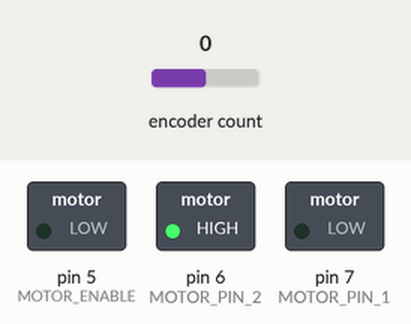
A sketch run on a simulated Arduino Uno, built with avr-gcc and run on an emulated ATmega328P. Parts: switched loads named in the sketch (green lamp = pin HIGH). Inputs (shaded band) come from the test bench; at power-on: encoder count 0. What the sketch prints to the serial monitor is not drawn.

Above: at 1.2 s.
1.3 s: encoder count set to -1
At 1.71 s:
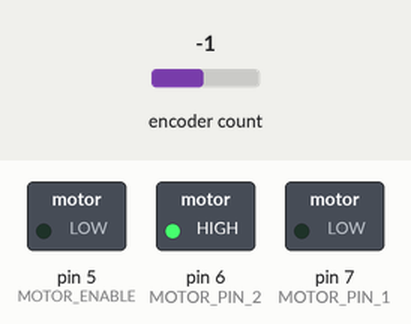
4.3 s: encoder count set to -2
At 12.27 s:
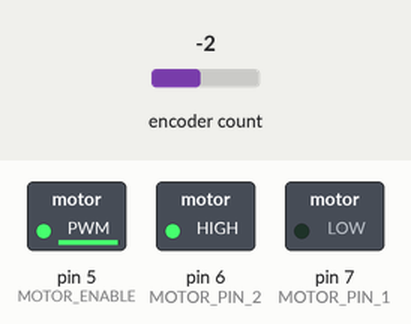
Timing chart, 0 to 12.2 s (numbered marks = the images above; inputs shaded):
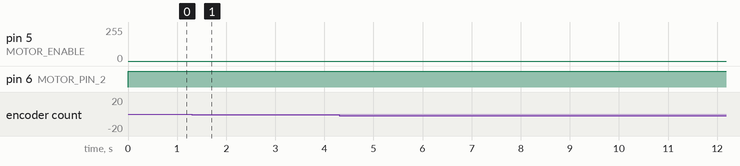

Measured:
- after the input at 1.3 s, pin 5 (MOTOR_ENABLE): stays 0/255 (without the input it goes to 244/255 after 1.8 s)

The sketch:

SenoOtimizado2ComBIB.ino
```cpp
#include <Encoder.h>

// Define os pinos do motor e do encoder
#define PWM_FREQ 10// Frequência em Hertz
#define AMPLITUDE 127  // Amplitude máxima do sinal PWM (0 a 255)
#define MOTOR_PIN_1 7 // Pino do motor (IN1)
#define MOTOR_PIN_2 6 // Pino do motor (IN2)
#define MOTOR_ENABLE 5 // Pino do enable da ponte H
#define chA 3 // Pino canal A do encoder
#define chB 2 // Pino canal B do encoder

Encoder myEncoder(chA, chB);

volatile float valor_pwm = 0;
unsigned long tempoAtual = 0;
unsigned long tempoAnterior = 0;
double arg;
double inv_micro = 1 / 1000000.0;
long encoderValue = 0;
long previousEncoderValue = 0;

void setup() {
  TCCR1B = (TCCR1B & 0xF8) | 0x01; // Configura a frequência PWM para 31.37kHz
  // Configuração dos pinos do motor
  pinMode(MOTOR_PIN_1, OUTPUT);
  pinMode(MOTOR_PIN_2, OUTPUT);
  pinMode(MOTOR_ENABLE, OUTPUT);

  // Configuração da frequência PWM
  Serial.begin(115200);
}

void loop() {
  tempoAtual = micros();
  if (tempoAtual <= 30 * 1000000) {
    arg = TWO_PI * PWM_FREQ * double(tempoAtual) * inv_micro;
    valor_pwm = ((127 / 2) * sin(arg)) + 1.5 * 127;

    // Escrevendo o valor PWM no pino
    controlaMotor(0, 1, valor_pwm);

    // Lê o valor atual do encoder
    encoderValue = myEncoder.read();

    // Calcula a variação da contagem do encoder
    long deltaEncoderValue = encoderValue - previousEncoderValue;

    // Imprime a variação da contagem do encoder
    Serial.println(String(deltaEncoderValue) + ", " + String((tempoAtual - tempoAnterior)) + ", " + String(valor_pwm));

    // Atualiza o valor anterior do encoder
    previousEncoderValue = encoderValue;

    // Atualiza o tempo anterior
    tempoAnterior = tempoAtual;
  } else { // Desliga o motor e para de enviar
    controlaMotor(0, 0, 0);
    Serial.end();
  }
  //delay(10);
}

void controlaMotor(bool in1, bool in2, float pwm) {
  digitalWrite(MOTOR_PIN_1, in1);
  digitalWrite(MOTOR_PIN_2, in2);
  analogWrite(MOTOR_ENABLE, pwm);
}
```
